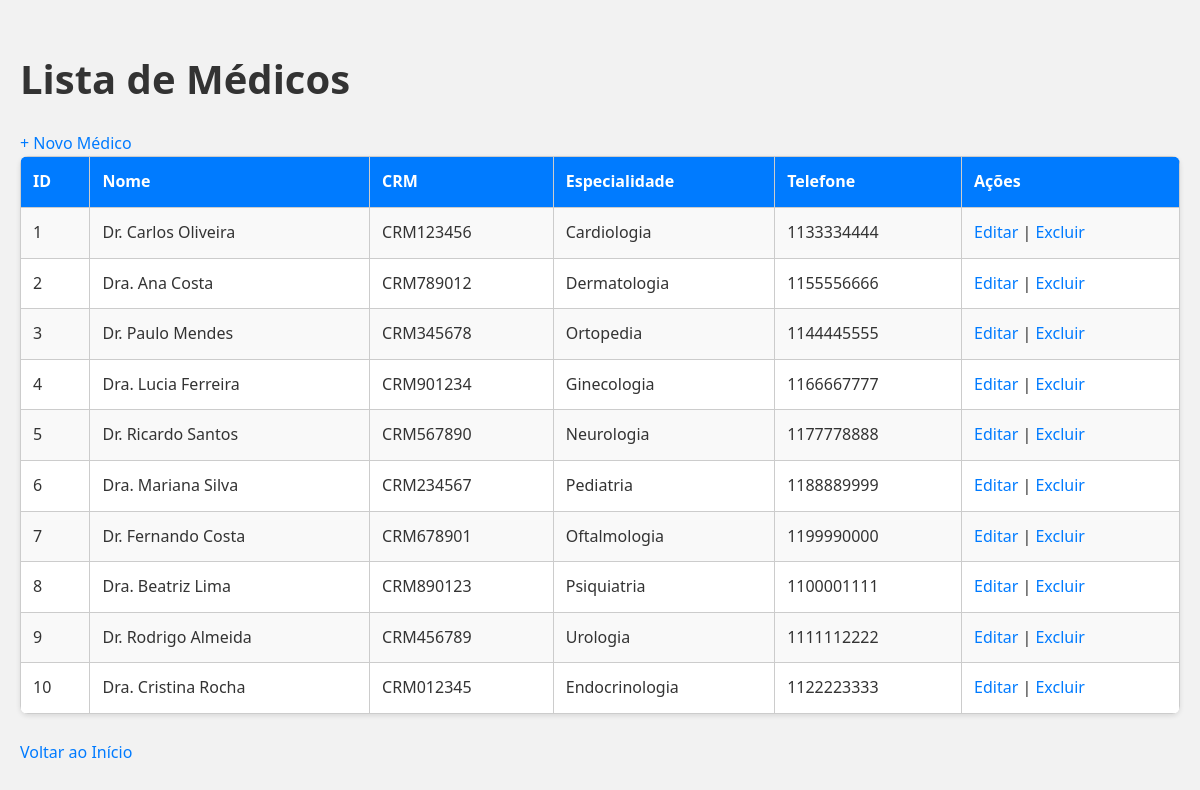
Page /medicos/listar.php on the committed database.
### tables this page shows
CREATE TABLE medicos (
    id INT AUTO_INCREMENT PRIMARY KEY,
    nome VARCHAR(100) NOT NULL,
    crm VARCHAR(20) UNIQUE NOT NULL,
    especialidade VARCHAR(50) NOT NULL,
    telefone VARCHAR(20) NOT NULL
);

### medicos/listar.php (the view, shortened to what this page needs)
<?php
include_once '../conexao.php';
$sql = "SELECT * FROM medicos";
$resultado = $conn->query($sql);
?>
<!DOCTYPE html>
<html lang="pt-br">
<head>
    <link rel="stylesheet" href="../assets/css/style.css">
</head>
<body>
    <h1>Lista de Médicos</h1>
    <a href="cadastrar.php">+ Novo Médico</a>
    <table>
        <tr>
            <th>ID</th>
            <th>Nome</th>
            <th>CRM</th>
            <th>Especialidade</th>
            <th>Telefone</th>
            <th>Ações</th>
        </tr>
        <?php while ($medico = $resultado->fetch_assoc()): ?>
            <tr>
                <td><?= htmlspecialchars($medico['id']) ?></td>
                <td><?= htmlspecialchars($medico['nome']) ?></td>
                <td><?= htmlspecialchars($medico['crm']) ?></td>
                <td><?= htmlspecialchars($medico['especialidade']) ?></td>
                <td><?= htmlspecialchars($medico['telefone']) ?></td>
                <td>
                    <a href="editar.php?id=<?= $medico['id'] ?>">Editar</a> |
                    <a href="excluir.php?id=<?= $medico['id'] ?>" onclick="return confirm('Tem certeza?')">Excluir</a>
                </td>
            </tr>
        <?php endwhile; ?>
    </table>
    <br>
    <a href="../index.php">Voltar ao Início</a>
</body>
</html>

### assets/css/style.css (style rules this page uses)
body { font-family: 'Segoe UI', Tahoma, Geneva, Verdana, sans-serif; background-color: #f2f2f2; padding: 20px; margin: 0; line-height: 1.6; color: #333; }
h1 { color: #333; font-size: 2.5rem; margin-bottom: 20px; }
a { text-decoration: none; color: #007BFF; transition: color 0.3s ease; }
table { width: 100%; border-collapse: collapse; background: #fff; box-shadow: 0 2px 5px rgba(0, 0, 0, 0.1); border-radius: 8px; overflow: hidden; }
th, td { padding: 12px; border: 1px solid #ccc; text-align: left; }
th { background-color: #007BFF; color: white; font-weight: bold; }
tr:nth-child(even) { background-color: #f9f9f9; }

### rows in the picture
medicos: id "1", nome "Dr. Carlos Oliveira", crm "CRM123456", especialidade "Cardiologia", telefone "1133334444"
medicos: id "2", nome "Dra. Ana Costa", crm "CRM789012", especialidade "Dermatologia", telefone "1155556666"
medicos: id "3", nome "Dr. Paulo Mendes", crm "CRM345678", especialidade "Ortopedia", telefone "1144445555"
medicos: id "4", nome "Dra. Lucia Ferreira", crm "CRM901234", especialidade "Ginecologia", telefone "1166667777"
medicos: id "5", nome "Dr. Ricardo Santos", crm "CRM567890", especialidade "Neurologia", telefone "1177778888"
medicos: id "6", nome "Dra. Mariana Silva", crm "CRM234567", especialidade "Pediatria", telefone "1188889999"
medicos: id "7", nome "Dr. Fernando Costa", crm "CRM678901", especialidade "Oftalmologia", telefone "1199990000"
medicos: id "8", nome "Dra. Beatriz Lima", crm "CRM890123", especialidade "Psiquiatria", telefone "1100001111"
medicos: id "9", nome "Dr. Rodrigo Almeida", crm "CRM456789", especialidade "Urologia", telefone "1111112222"
medicos: id "10", nome "Dra. Cristina Rocha", crm "CRM012345", especialidade "Endocrinologia", telefone "1122223333"
